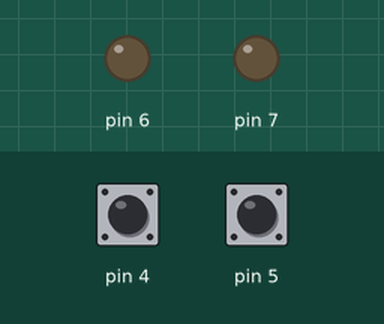
Simulated run of this program. Board: Arduino Uno, built with avr-gcc and run on an emulated ATmega328P. Shown: output pins drawn as LEDs (lit = HIGH). The test bench sets the inputs (shaded band); at power-on: pin 4 HIGH, pin 5 HIGH.

Above: at 0.8 s.
0.9 s: pin 4 pulled LOW for 0.15 s
At 1.7 s:
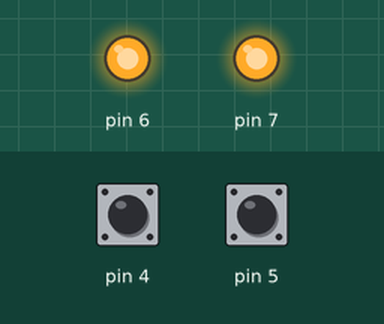
3.4 s: pin 4 pulled LOW for 3.2 s
At 8.1 s:
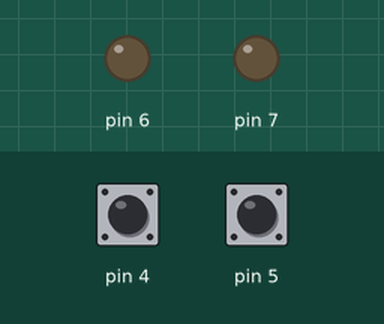
8.9 s: pin 5 pulled LOW for 3.2 s
At 9.3 s:
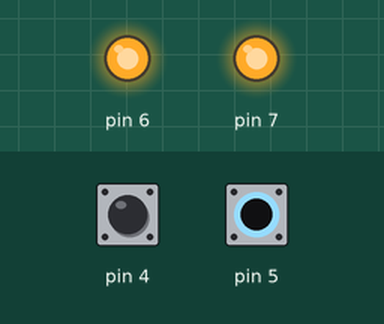
Timing chart, 0 to 13.6 s (numbered marks = the images above; inputs shaded):
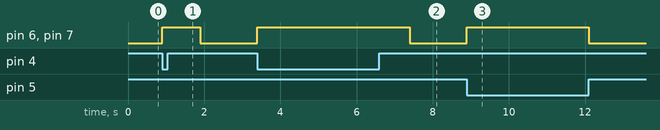

The program:

main.cpp
```cpp
#include <Arduino.h>

#define EXAMPLE_CODE 1
#define QUESTION_1_B 2
#define QUESTION_1_C 3
#define QUESTION_2 4

// MUDAR AQUI PARA TESTAR OS CÓDIGOS
#define WHAT_CODE QUESTION_1_C

#if WHAT_CODE == EXAMPLE_CODE

int main()
{
  DDRD = DDRD | 0b10000000;      // Pino PD7 definido como saída
  PORTD = PORTD | 0b00100000;    // Habilitar PULL-UP no PD5
  PORTD = PORTD & ~(0b10000000); // Desliga a saída PD7

  for (;;) // Super Loop
  {
    int botao = PIND & 0b00100000; // Lê o estado do PD5
    if (botao == 0)                // Botão está pressionado ?
    {
      PORTD = PORTD | 0b10000000;    // PD7 -> HIGH
      _delay_ms(1000);               // Espera 5s
      PORTD = PORTD & ~(0b10000000); // PD7 -> LOW
    }
  }

  return 0;
}

#elif WHAT_CODE == QUESTION_1_B

int main()
{
  DDRD = DDRD | 0b11000000;      // Pino PD7 e PD6 definido como saída
  PORTD = PORTD | 0b00110000;    // Habilitar PULL-UP no PD5 e PD4
  PORTD = PORTD & ~(0b11000000); // Desliga a saída PD7 e PD6

  for (;;) // Super Loop
  {
    int botao = PIND & 0b00100000; // Lê o estado do PD5
    if (botao == 0)                // Botão está pressionado ?
    {
      PORTD = PORTD | 0b10000000;    // PD7 -> HIGH
      _delay_ms(1000);               // Espera 5s
      PORTD = PORTD & ~(0b10000000); // PD7 -> LOW
    }
    int botao2 = PIND & 0b00010000; // Lê o estado do PD4
    if (botao2 == 0)                // Botão está pressionado ?
    {
      PORTD = PORTD | 0b01000000;    // PD6 -> HIGH
      _delay_ms(1000);               // Espera 5s
      PORTD = PORTD & ~(0b01000000); // PD6 -> LOW
    }
  }
  return 0;
}

#elif WHAT_CODE == QUESTION_1_C

int main(void)
{
  DDRD = DDRD | 0b11000000;      // Pino PD7 e PD6 definido como saída
  PORTD = PORTD | 0b00110000;    // Habilitar PULL-UP no PD5 e PD4
  PORTD = PORTD & ~(0b11000000); // Desliga a saída PD7 e PD6
  for (;;)                       // Super Loop
  {
    int botao = PIND & 0b00100000; // Lê o estado do PD5
    if (botao == 0)                // Botão está pressionado ?
    {
      PORTD = PORTD | 0b11000000;    // PD7 e PD6 -> HIGH
      _delay_ms(100);                // Espera 5s
      PORTD = PORTD & ~(0b11000000); // PD7 e PD6 -> LOW
    }

    int botao2 = PIND & 0b00010000; // Lê o estado do PD4
    if (botao2 == 0)                // Botão está pressionado ?
    {
      PORTD = PORTD | 0b11000000;    // PD7 e PD6 -> HIGH
      _delay_ms(1000);               // Espera 5s
      PORTD = PORTD & ~(0b11000000); // PD7 e PD6 -> LOW
    }
  }
}

#elif WHAT_CODE == QUESTION_2

int main(void)
{
  DDRD = DDRD | 0b11000000;      // Pino PD7 e PD6 definido como saída
  PORTD = PORTD | 0b00110000;    // Habilitar PULL-UP no PD5 e PD4
  PORTD = PORTD & ~(0b11000000); // Desliga a saída PD7 e PD6

  char estado = 0;
  while (1)
  {
    char btn1 = PIND & 0b00100000;
    char btn2 = PIND & 0b00010000;
    if (btn1 == 0)
    {
      estado = 1;
    }
    else if (btn2 == 0)
    {
      estado = 2;
    }
    else
    {
      estado = 0;
    }

    switch (estado)
    {
    case 0:
      PORTD = PORTD & ~(0b11000000); // PD7 e PD6 -> LOW
      break;

    case 1:
      // INVERTER PD7
      PORTD = PORTD ^ 0b10000000; // PD7 -> INVERTER

      // INVERTER PD6 em relação ao PD7
      if (PORTD & 0b10000000)
      {
        PORTD = PORTD & ~(0b01000000); // PD6 -> LOW
      }
      else
      {
        PORTD = PORTD | 0b01000000; // PD6 -> HIGH
      }
      break;

    case 2:
      // AMBOS ACESOS ou APAGADOS
      PORTD = PORTD ^ 0b11000000; // PD7 e PD6 -> INVERTER
      break;
    default:
      break;
    }

    _delay_ms(1000);
  }
}

#endif
```

Measured:
- after the input at 0.9 s, pin 6, pin 7: LOW → HIGH at once, → LOW 1.0 s later
- after the input at 3.4 s, pin 6, pin 7: LOW → HIGH at once, → LOW 4.0 s later
- after the input at 8.9 s, pin 6, pin 7: LOW → HIGH at once, → LOW 3.2 s later
